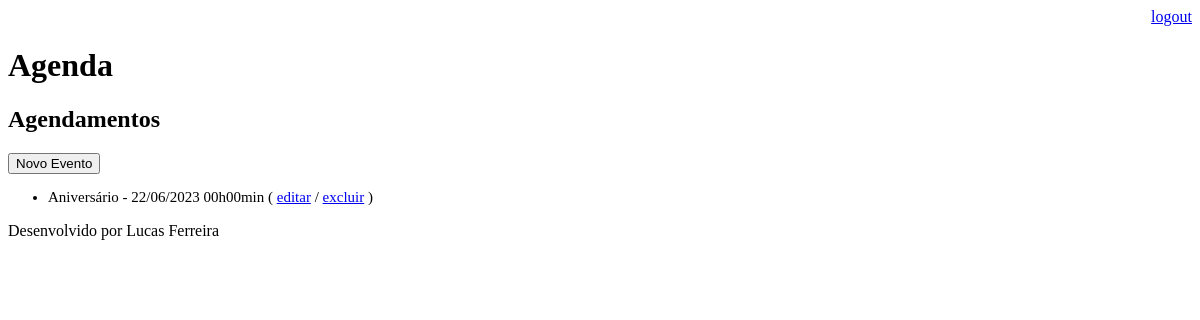
The page /agenda/ (signed in) on the database as committed earlier.
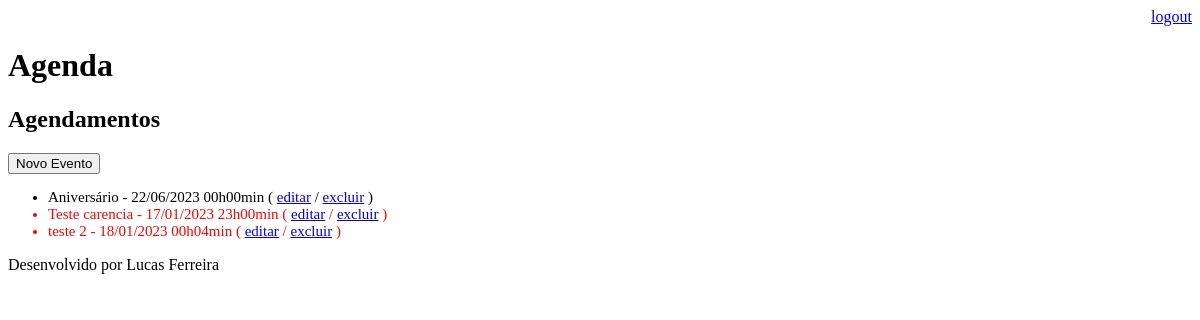
The same page on the database as committed later.
### core/models.py (models this page shows, shortened)
class Evento(models.Model):
    titulo = models.CharField(max_length=100)
    descricao = models.TextField(blank=True, null=True)
    local = models.CharField(max_length=4000, blank=True, null=True)
    data_evento = models.DateTimeField(verbose_name='Data do Evento')
    data_criacao = models.DateTimeField(auto_now=True, verbose_name='Data de Criação')
    usuario = models.ForeignKey(User, on_delete=models.CASCADE)
    def get_data_evento(self) -> str:
        return self.data_evento.strftime('%d/%m/%Y %Hh%Mmin')
    def get_evento_atrasado(self) -> bool:
        data_atual = datetime.now()
        return self.data_evento < data_atual
    def get_minutes_to_evento(self) -> float:
        data_atual = datetime.now()
        delta = self.data_evento - data_atual
        minutes = delta.total_seconds() / 60
        print(minutes)
        return minutes

### core/views.py (the view)
# urls.py: path('agenda/', views.lista_eventos),
@requires_login
def lista_eventos(request) -> HttpResponse:
    usuario = request.user
    data_atual = datetime.now() - timedelta(hours=24)
    eventos = models.Evento.objects.filter(usuario=usuario, data_evento__gte=data_atual)
    dados = {'eventos': eventos}
    return render(request, 'agenda.html', dados)

### templates/agenda.html
{% extends "model_page.html" %}
{% block content %}
    <h2>Agendamentos</h2>
    <a href="evento/">
        <button type="button">Novo Evento</button>
    </a>
    <ul style="font-size: 15px">
        {% for evento in eventos %}
            <div style="color:
                {% if evento.get_evento_atrasado %}
                    red
                {% elif evento.get_minutes_to_evento < 60 %}
                    goldenrod
                {% endif %}">
                <li>
                    {{ evento.titulo }} - {{ evento.get_data_evento }}
                    ( <a href="evento/?id={{ evento.id }}">editar</a> /
                      <a href="evento/delete/{{ evento.id }}/">excluir</a> )
                </li>
            </div>
        {% endfor %}
    </ul>
{% endblock %}

Rows that differ between the two databases and show on the page:
added Evento: titulo "Teste carencia", get_data_evento "17/01/2023 23h00min"
added Evento: titulo "teste 2", get_data_evento "18/01/2023 00h04min"
